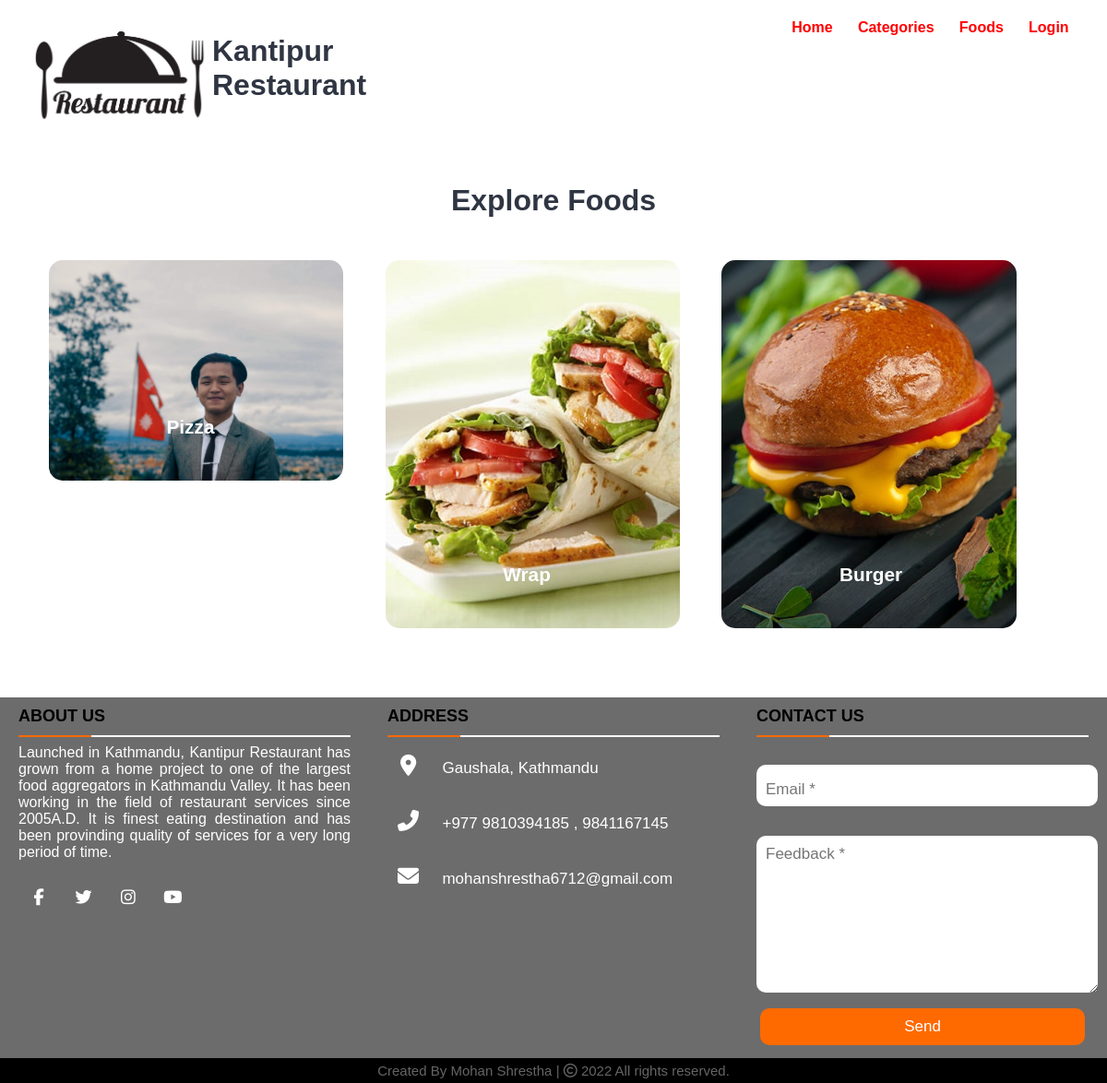
/categories.php, run on the app's committed database.
### tables this page shows
CREATE TABLE `tbl_category` (
  `id` int(10) UNSIGNED NOT NULL,
  `title` varchar(100) NOT NULL,
  `image_name` varchar(255) NOT NULL,
  `featured` varchar(10) NOT NULL,
  `active` varchar(10) NOT NULL
);

### categories.php (the view, shortened to what this page needs)
<?php include('partials-front/menu.php'); ?>
    <section class="categories">
        <div class="container">
            <h2 class="text-center">Explore Foods</h2>
            <?php
                $sql = "SELECT * FROM tbl_category WHERE active='Yes'";
                $res = mysqli_query($conn, $sql);
                $count = mysqli_num_rows($res);
                if($count>0)
                {
                    while($row=mysqli_fetch_assoc($res))
                    {
                        $id = $row['id'];
                        $title = $row['title'];
                        $image_name = $row['image_name'];
                        ?>
                        <a href="<?php echo SITEURL; ?>category-foods.php?category_id=<?php echo $id; ?>">
                            <div class="box-3 float-container">
                                <?php
                                    if($image_name=="")
                                    {
                                        echo "<div class='error'>Image not found.</div>";
                                    }
                                    else
                                    {
                                        ?>
                                        <img src="<?php echo SITEURL; ?>images/category/<?php echo $image_name; ?>" alt="Pizza" class="img-responsive img-curve">
                                        <?php
                                    }
                                ?>
                                <h3 class="float-text text-white"><?php echo $title; ?></h3>
                            </div>
                        </a>
                        <?php
                    }
                }
                else
                {
                    echo "<div class='error'>Category not found.</div>";
                }
            ?>
        </div>
    </section>
    <?php include('partials-front/footer.php'); ?>

### css/style.css (style rules this page uses)
* { margin: 0 0; padding: 0 0; font-family: Arial, Helvetica, sans-serif; }
.container { width: 95%; margin: 0 auto; }
.img-responsive { width: 100%; }
.img-curve { border-radius: 15px; }
.text-center { text-align: center; }
.text-white { color: white; }
a { color: red; text-decoration: none; }
h2 { color: #2f3542; font-size: 2rem; margin-bottom: 2%; }
h3 { font-size: 1.3rem; }
.float-container { position: relative; }
.float-text { position: absolute; bottom: 50px; left: 40%; }
.categories { padding: 4% 0; }
.box-3 { width: 28%; float: left; margin: 2%; }

### css/footstyle.css (style rules this page uses)
:root { --orange:rgb(255, 106, 0); --white:white; --l-white:#d9d9d9; --l-black:rgb(108, 108, 108); --black:black; }

### data on the page
tbl_category: image_name (picture), title "Pizza"
tbl_category: image_name (picture), title "Wrap"
tbl_category: image_name (picture), title "Burger"
